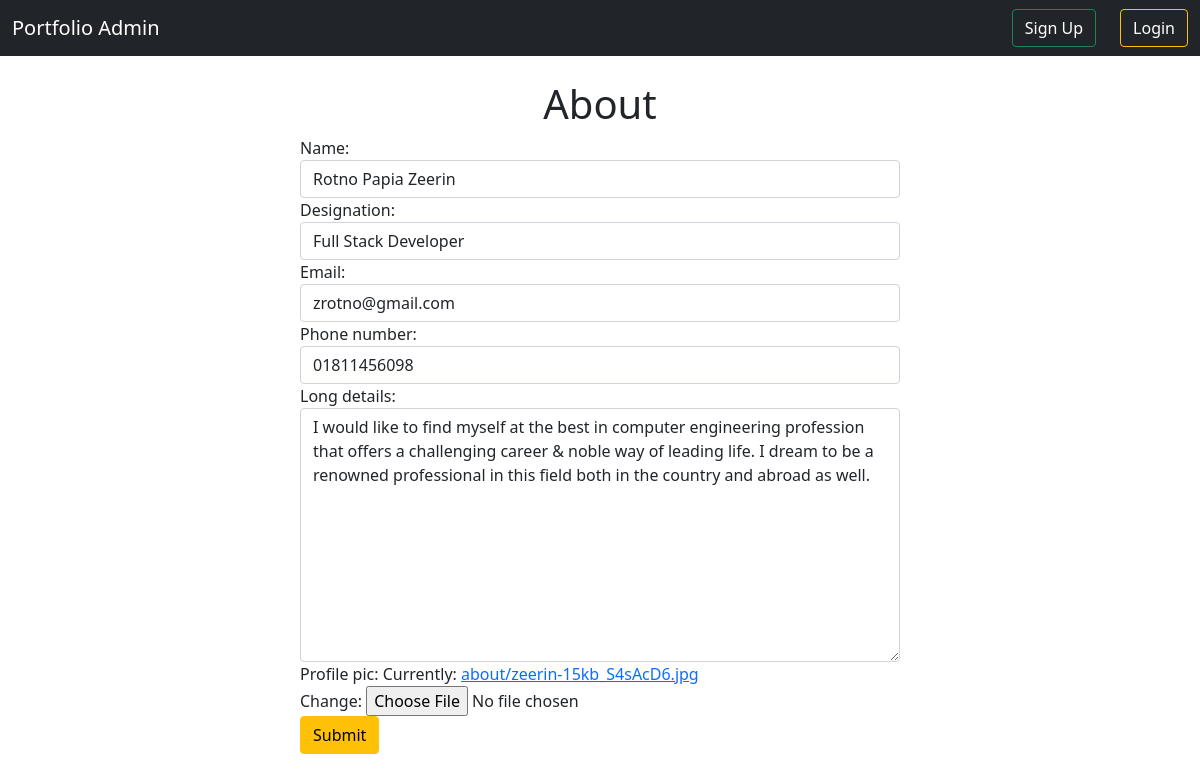
/edit_about/1, run on the app's committed database.
### portfolio/models.py (models this page shows, shortened)
class About(models.Model):
    profile_pic = models.ImageField(upload_to="about/")
    name = models.CharField(max_length=100)
    designation = models.CharField(max_length=100)
    email = models.EmailField(max_length=100, unique=True)
    phone_number = models.CharField(max_length=16, unique=True)
    long_details=models.TextField(blank=True,null=True)
    class Meta:
        db_table = ''
        managed = True
        verbose_name = 'about'
        verbose_name_plural = 'abouts'

### portfolio/views.py (the view)
# urls.py: path('edit_about/<int:pk>', views.AboutUpdateView.as_view(), name='edit_about'),
class AboutUpdateView(UpdateView):
    model = About
    template_name = 'create_about.html'
    form_class = AboutForm
    success_url = reverse_lazy('show_about')

### portfolio/forms.py
class AboutForm(forms.ModelForm):
    class Meta:
        model = About
        fields = ['name', 'designation', 'email', 'phone_number', 'long_details', 'profile_pic']

### portfolio/templates/create_about.html (shortened to what this page needs)
{% extends 'adminbase.html'%}
{% load crispy_forms_tags %}
{% block body %}
    <br/>
<h1 class="text-center">About</h1>
<form method="post" style="width: 50%; margin: auto" enctype="multipart/form-data" novalidate>
      {% for fm in form%} {{fm.label_tag}} {{fm}} {{fm.errors|striptags}}
      {% endfor %}
      <br />
      <button class="btn btn-warning" type="submit">Submit</button>
    </form>
{% endblock %}

### data on the page
About: form "Rotno Papia Zeerin" "Full Stack Developer" "zrotno@gmail.com" "01811456098" "I would like to find myself at the best in computer engineering profession that offers a challenging career & noble way of leading life. I dream to be a renowned professional in this field both in the country and abroad as well."

### other printed values
{{ fm.label_tag }} "Name:" "Designation:" "Email:" "Phone number:" "Long details:" "Profile pic:"
